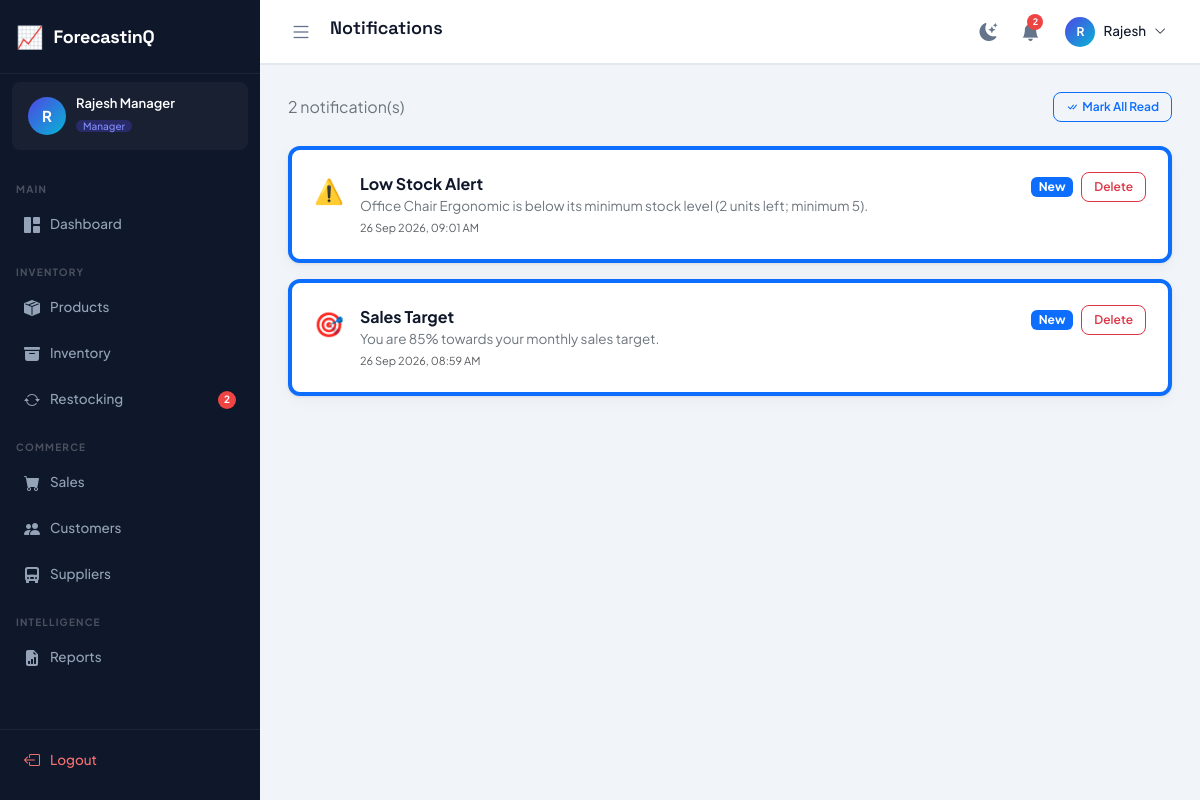
/notifications/ (signed in), run on the app's committed database.
### tables this page shows
CREATE TABLE notifications (
    id INTEGER PRIMARY KEY AUTOINCREMENT,
    user_id INTEGER,
    type VARCHAR(20) NOT NULL CHECK(type IN ('low_stock','out_of_stock','forecast','sales_target','system')),
    title VARCHAR(200) NOT NULL,
    message TEXT,
    is_read INTEGER DEFAULT 0,
    created_at TIMESTAMP DEFAULT CURRENT_TIMESTAMP,
    FOREIGN KEY (user_id) REFERENCES users(id) ON DELETE CASCADE
);

### blueprints/notifications.py (the view)
@bp.route("/")
@login_required
def index():
    user = get_current_user()
    if request.args.get("mark_all"):
        dbQuery("UPDATE notifications SET is_read=1 WHERE user_id=?", (user["id"],))
        return redirect(url_for("notifications.index"))
    notifications = dbFetchAll(
        "SELECT * FROM notifications WHERE user_id=? ORDER BY created_at DESC", (user["id"],)
    )
    icon_map = {"low_stock": "⚠️", "out_of_stock": "🚨", "forecast": "📊", "sales_target": "🎯", "system": "🔔"}
    for n in notifications:
        n["icon"] = icon_map.get(n["type"], "🔔")
    return render_template(
        "notifications/index.html",
        page_title="Notifications", active_menu="notifications",
        notifications_list=notifications,
    )

### db.py (called while the page is built)
def get_db():
    if "db" not in g:
        g.db = sqlite3.connect(current_app.config["DATABASE_PATH"])
        g.db.row_factory = sqlite3.Row
        g.db.execute("PRAGMA foreign_keys = ON")
    return g.db

def _row_to_dict(row):
    return dict(row) if row is not None else None

def dbFetchAll(sql, params=()):
    cur = get_db().execute(sql, params)
    return [dict(r) for r in cur.fetchall()]

def dbFetchOne(sql, params=()):
    cur = get_db().execute(sql, params)
    row = cur.fetchone()
    return _row_to_dict(row)

### utils.py (called while the page is built)
def is_logged_in() -> bool:
    return bool(session.get("user_id"))

def get_current_user() -> dict:
    return {
        "id": session.get("user_id", 0),
        "name": session.get("user_name", ""),
        "email": session.get("user_email", ""),
        "role": session.get("user_role", ""),
        "username": session.get("username", ""),
    }

def login_required(view):
    @wraps(view)
    def wrapped(*args, **kwargs):
        if not is_logged_in():
            return redirect(url_for("auth.login"))
        return view(*args, **kwargs)
    return wrapped

def format_datetime(value) -> str:
    if not value:
        return ""
    dt = _to_datetime(value)
    return dt.strftime("%d %b %Y, %I:%M %p") if dt else str(value)

def _to_datetime(value):
    if isinstance(value, (datetime, date)):
        return value
    if not isinstance(value, str):
        return None
    for fmt in ("%Y-%m-%d %H:%M:%S", "%Y-%m-%d", "%Y-%m-%dT%H:%M:%S"):
        try:
            return datetime.strptime(value, fmt)
        except ValueError:
            continue
    return None

def get_unread_notifications():
    user = get_current_user()
    return dbFetchAll(
        "SELECT * FROM notifications WHERE user_id = ? AND is_read = 0 ORDER BY created_at DESC LIMIT 10",
        (user["id"],),
    )

def get_notification_count() -> int:
    user = get_current_user()
    row = dbFetchOne(
        "SELECT COUNT(*) AS cnt FROM notifications WHERE user_id = ? AND is_read = 0",
        (user["id"],),
    )
    return int(row["cnt"]) if row else 0

def get_low_stock_count() -> int:
    row = dbFetchOne(
        "SELECT COUNT(*) AS cnt FROM products WHERE stock_quantity <= min_stock_level AND status='active'"
    )
    return int(row["cnt"]) if row else 0

### templates/notifications/index.html
{% extends "base.html" %}
{% block content %}
<div class="d-flex align-items-center justify-content-between mb-4">
    <span class="text-secondary">{{ notifications_list|length }} notification(s)</span>
    <a href="?mark_all=1" class="btn btn-sm btn-outline-primary"><i class="bi bi-check-all me-1"></i>Mark All Read</a>
</div>
<div class="d-flex flex-column gap-3">
{% if not notifications_list %}
    <div class="empty-state"><i class="bi bi-bell-slash"></i><p>No notifications yet.</p></div>
{% else %}
{% for n in notifications_list %}
    <div class="stat-card {{ '' if n.is_read else 'border-start border-4 border-primary' }}" style="--card-color:transparent;">
        <div class="d-flex align-items-start gap-3">
            <span style="font-size:24px;">{{ n.icon }}</span>
            <div class="flex-grow-1">
                <div class="fw-700">{{ n.title }}</div>
                <div class="text-secondary" style="font-size:13.5px;">{{ n.message }}</div>
                <div class="text-muted" style="font-size:11px;margin-top:4px;">{{ fmt_datetime(n.created_at) }}</div>
            </div>
            <div class="d-flex align-items-center gap-2">
                {% if not n.is_read %}
                <span class="badge bg-primary" style="height:fit-content;">New</span>
                {% endif %}
                <form action="{{ url_for('notifications.delete', notification_id=n.id) }}" method="POST" style="margin: 0;">
                    <button type="submit" class="btn btn-sm btn-outline-danger" onclick="return confirm('Delete this notification?');">
                        Delete
                    </button>
                </form>
            </div>
        </div>
    </div>
{% endfor %}
{% endif %}
{% endblock %}

### static/css/app.css (style rules this page uses)
:root { --primary: #4f46e5; --primary-dark: #3730a3; --primary-light: #818cf8; --accent: #06b6d4; --success: #10b981; --warning: #f59e0b; --danger: #ef4444; --info: #3b82f6; --bg: #f1f5f9; --surface: #ffffff; --surface-2: #f8fafc; --border: #e2e8f0; --border-light: #f1f5f9; --text-primary: #0f172a; --text-secondary:#64748b; --text-muted: #94a3b8; --sidebar-bg: #0f172a; --sidebar-text: #94a3b8; --sidebar-active:#4f46e5; --sidebar-hover: rgba(255,255,255,0.07); --sidebar-width: 260px; --topbar-bg: #ffffff; --topbar-height: 64px; --radius: 12px; --radius-sm: 8px; --radius-lg: 16px; --shadow: 0 1px 3px rgba(0,0,0,0.08), 0 4px 16px rgba(0,0,0,0.04); --shadow-md: 0 4px 24px rgba(0,0,0,0.10); --font-main: 'Plus Jakarta Sans', sans-serif; --font-head: 'Space Grotesk', sans-serif; --transition: 0.22s cubic-bezier(0.4,0,0.2,1); }
*, *::before, *::after { box-sizing: border-box; margin: 0; padding: 0; }
html { scroll-behavior: smooth; }
body { font-family: var(--font-main); background: var(--bg); color: var(--text-primary); display: flex; min-height: 100vh; overflow-x: hidden; transition: background var(--transition), color var(--transition); }
.stat-card { background: var(--surface); border: 1px solid var(--border); border-radius: var(--radius); padding: 22px; box-shadow: var(--shadow); transition: transform var(--transition), box-shadow var(--transition); position: relative; overflow: hidden; }
.stat-card::after { content: ''; position: absolute; top: 0; left: 0; right: 0; height: 3px; background: var(--card-color, var(--primary)); }
.btn { border-radius: var(--radius-sm); font-weight: 600; font-family: var(--font-main); font-size: 13.5px; transition: all var(--transition); }
.btn-sm { font-size: 12px; padding: 5px 12px; }
.fw-700 { font-weight: 700; }

### data on the page
notifications: icon "⚠️", title "Low Stock Alert", message "Office Chair Ergonomic is below its minimum stock level (2 units left; minimum 5).", created_at "26 Sep 2026, 09:01 AM", is_read "New"
notifications: icon "🎯", title "Sales Target", message "You are 85% towards your monthly sales target.", created_at "26 Sep 2026, 08:59 AM", is_read "New"

### other printed values
{{ app_name }} "ForecastinQ"
{{ (current_user.name or '?')[0]|upper }} "R"
{{ current_user.name }} "Rajesh Manager"
{{ current_user.role|capitalize }} "Manager"
{{ low_stock_count }} "2"
{{ page_title|default('Dashboard') }} "Notifications"
{{ notif_count }} "2"
{{ current_user.name.split(' ')[0] if current_user.name else '' }} "Rajesh"
{{ notifications_list|length }} "2"
